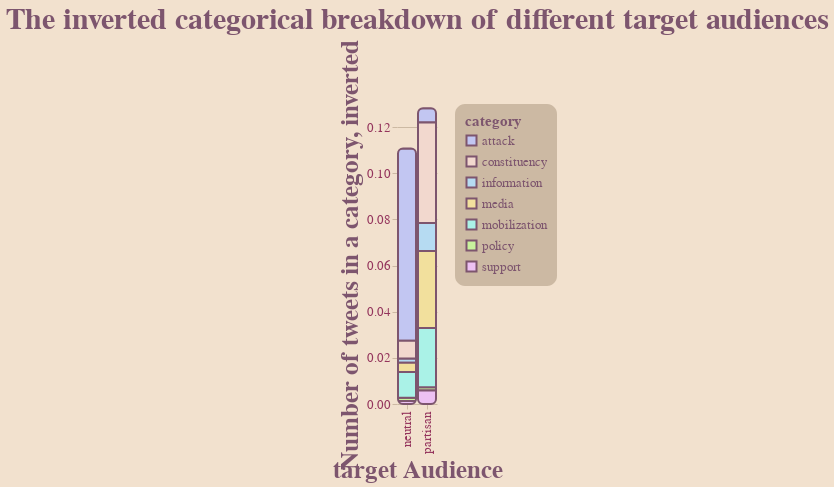

The notebook cell saved with this chart:
### Markdown cell above
---
### **ITERATION 3**
---

At this point I realized I had good graphs and was able to determine: **almost NO ONE posted angry tweets this day** which I felt was quite disappointing. **!HOWEVER!** through the magic of manipulation *we can change that,* and so I set out to make the number of attacking tweets seem like a majority! To go about this I played with many marks, orientations, and axis names, but in the end, all of them seemed **just too readable!** So instead I settled for a good old fashion data transformation:

#### **ENTER IN THE MAGICAL 1 / X**

I decided what better way to make the data and trends of a graph more clear than to just invert all the numbers!

And so, that is exactly what I did! This iteration, an "inversion" of the first,  does not just present the data relationships completely  backward, but it **certainly does not make it clear what transformation I used to get the data to that point :))**

---
##### **VIS 1**
The confusion is most evident with this visualization, as it is fairly common to make the assumption that "big bar = more thing". However, that is exactly the trap I want the reader to fall in, for it is actually the microscopic slivers that display the most tweets! **how lovely!**

### Code cell
vis1 = chart.mark_bar().encode (
    alt.X( "bias-trun", title="target Audience" ),
    alt.Y( "invert", title="Number of tweets in a category, inverted" ),
    alt.Color( "category" )
).properties(
    title="The inverted categorical breakdown of different target audiences"
)

apply_all(vis1, prim_pallet)

### Figure 1 — Vega-Lite specification as saved in the notebook (floating-point values rounded to 4 significant figures)
{"config": {"view": {"continuousWidth": 400, "continuousHeight": 300, "strokeWidth": 0}, "axis": {"domainColor": "#FFFFFF00", "gridColor": "#CCB9A3", "labelColor": "#94345C", "labelFontSize": 13, "tickColor": "#CCB9A3", "titleColor": "#7D556E", "titleFontSize": 25}, "background": "#F2E1CE", "bar": {"cornerRadius": 5}, "font": "DINCondensed-Bold", "legend": {"cornerRadius": 10, "fillColor": "#CCB9A3", "labelColor": "#7D556E", "labelFontSize": 13, "padding": 10, "titleColor": "#7D556E", "titleFontSize": 15}, "mark": {"cornerRadius": 5, "stroke": "#7D556E", "strokeWidth": 2}, "range": {"category": ["#C2C6F2", "#F2D8CE", "#B6DBF2", "#F2E09D", "#AAF2E7", "#C8F29D", "#EDC1F3"], "heatmap": ["#C2C6F2", "#F2D8CE", "#B6DBF2", "#F2E09D", "#AAF2E7", "#C8F29D", "#EDC1F3"]}, "title": {"color": "#7D556E", "fontSize": 30}}, "data": {"name": "data-9cd8a2b094b00be80bf075a194ebade5"}, "mark": "bar", "encoding": {"color": {"field": "category", "type": "nominal"}, "x": {"field": "bias-trun", "title": "target Audience", "type": "nominal"}, "y": {"field": "invert", "title": "Number of tweets in a category, inverted", "type": "quantitative"}}, "title": "The inverted categorical breakdown of different target audiences", "$schema": "https://vega.github.io/schema/vega-lite/v4.17.0.json", "datasets": {"data-9cd8a2b094b00be80bf075a194ebade5": [{"bias-trun": "partisan", "category": "policy", "value": 706, "perc": 58.35, "invert": 0.001416, "invert-perc": 1.105, "Unnamed: 6": null, "perc-partisan": 58.35, "perc-neutral": 28.21, "invert-perc-partisan": 1.105, "invert-perc-neutral": 1.281, "Unnamed: 11": null, "Unnamed: 12": null, "Unnamed: 13": null}, {"bias-trun": "partisan", "category": "attack", "value": 160, "perc": 13.22, "invert": 0.00625, "invert-perc": 4.875, "Unnamed: 6": null, "perc-partisan": 13.22, "perc-neutral": 0.4802, "invert-perc-partisan": 4.875, "invert-perc-neutral": 75.23, "Unnamed: 11": null, "Unnamed: 12": null, "Unnamed: 13": null}, {"bias-trun": "partisan", "category": "information", "value": 82, "perc": 6.777, "invert": 0.0122, "invert-perc": 9.513, "Unnamed: 6": null, "perc-partisan": 6.777, "perc-neutral": 22.61, "invert-perc-partisan": 9.513, "invert-perc-neutral": 1.598, "Unnamed: 11": null, "Unnamed: 12": "total=", "Unnamed: 13": 5000.0}, {"bias-trun": "partisan", "category": "mobilization", "value": 39, "perc": 3.223, "invert": 0.02564, "invert-perc": 20.0, "Unnamed: 6": null, "perc-partisan": 3.223, "perc-neutral": 3.601, "invert-perc-partisan": 20.0, "invert-perc-neutral": 10.03, "Unnamed: 11": null, "Unnamed: 12": "partisan total=", "Unnamed: 13": 1210.0}, {"bias-trun": "partisan", "category": "support", "value": 170, "perc": 14.05, "invert": 0.005882, "invert-perc": 4.589, "Unnamed: 6": null, "perc-partisan": 14.05, "perc-neutral": 30.05, "invert-perc-partisan": 4.589, "invert-perc-neutral": 1.202, "Unnamed: 11": null, "Unnamed: 12": "neutral total=", "Unnamed: 13": 2499.0}, {"bias-trun": "partisan", "category": "constituency", "value": 23, "perc": 1.901, "invert": 0.04348, "invert-perc": 33.92, "Unnamed: 6": null, "perc-partisan": 1.901, "perc-neutral": 5.162, "invert-perc-partisan": 33.92, "invert-perc-neutral": 6.999, "Unnamed: 11": null, "Unnamed: 12": null, "Unnamed: 13": null}, {"bias-trun": "partisan", "category": "media", "value": 30, "perc": 2.479, "invert": 0.03333, "invert-perc": 26.0, "Unnamed: 6": null, "perc-partisan": 2.479, "perc-neutral": 9.884, "invert-perc-partisan": 26.0, "invert-perc-neutral": 3.655, "Unnamed: 11": null, "Unnamed: 12": "total-inv", "Unnamed: 13": 0.239}, {"bias-trun": "neutral", "category": "policy", "value": 705, "perc": 28.21, "invert": 0.001418, "invert-perc": 1.281, "Unnamed: 6": null, "perc-partisan": null, "perc-neutral": null, "invert-perc-partisan": null, "invert-perc-neutral": null, "Unnamed: 11": null, "Unnamed: 12": "partisan inv", "Unnamed: 13": 0.1282}, {"bias-trun": "neutral", "category": "attack", "value": 12, "perc": 0.4802, "invert": 0.08333, "invert-perc": 75.23, "Unnamed: 6": null, "perc-partisan": null, "perc-neutral": null, "invert-perc-partisan": null, "invert-perc-neutral": null, "Unnamed: 11": null, "Unnamed: 12": "neutral inv", "Unnamed: 13": 0.1108}, {"bias-trun": "neutral", "category": "information", "value": 565, "perc": 22.61, "invert": 0.00177, "invert-perc": 1.598, "Unnamed: 6": null, "perc-partisan": null, "perc-neutral": null, "invert-perc-partisan": null, "invert-perc-neutral": null, "Unnamed: 11": null, "Unnamed: 12": null, "Unnamed: 13": null}, {"bias-trun": "neutral", "category": "mobilization", "value": 90, "perc": 3.601, "invert": 0.01111, "invert-perc": 10.03, "Unnamed: 6": null, "perc-partisan": null, "perc-neutral": null, "invert-perc-partisan": null, "invert-perc-neutral": null, "Unnamed: 11": null, "Unnamed: 12": null, "Unnamed: 13": null}, {"bias-trun": "neutral", "category": "support", "value": 751, "perc": 30.05, "invert": 0.001332, "invert-perc": 1.202, "Unnamed: 6": null, "perc-partisan": null, "perc-neutral": null, "invert-perc-partisan": null, "invert-perc-neutral": null, "Unnamed: 11": null, "Unnamed: 12": null, "Unnamed: 13": null}, {"bias-trun": "neutral", "category": "constituency", "value": 129, "perc": 5.162, "invert": 0.007752, "invert-perc": 6.999, "Unnamed: 6": null, "perc-partisan": null, "perc-neutral": null, "invert-perc-partisan": null, "invert-perc-neutral": null, "Unnamed: 11": null, "Unnamed: 12": null, "Unnamed: 13": null}, {"bias-trun": "neutral", "category": "media", "value": 247, "perc": 9.884, "invert": 0.004049, "invert-perc": 3.655, "Unnamed: 6": null, "perc-partisan": null, "perc-neutral": null, "invert-perc-partisan": null, "invert-perc-neutral": null, "Unnamed: 11": null, "Unnamed: 12": null, "Unnamed: 13": null}]}}
